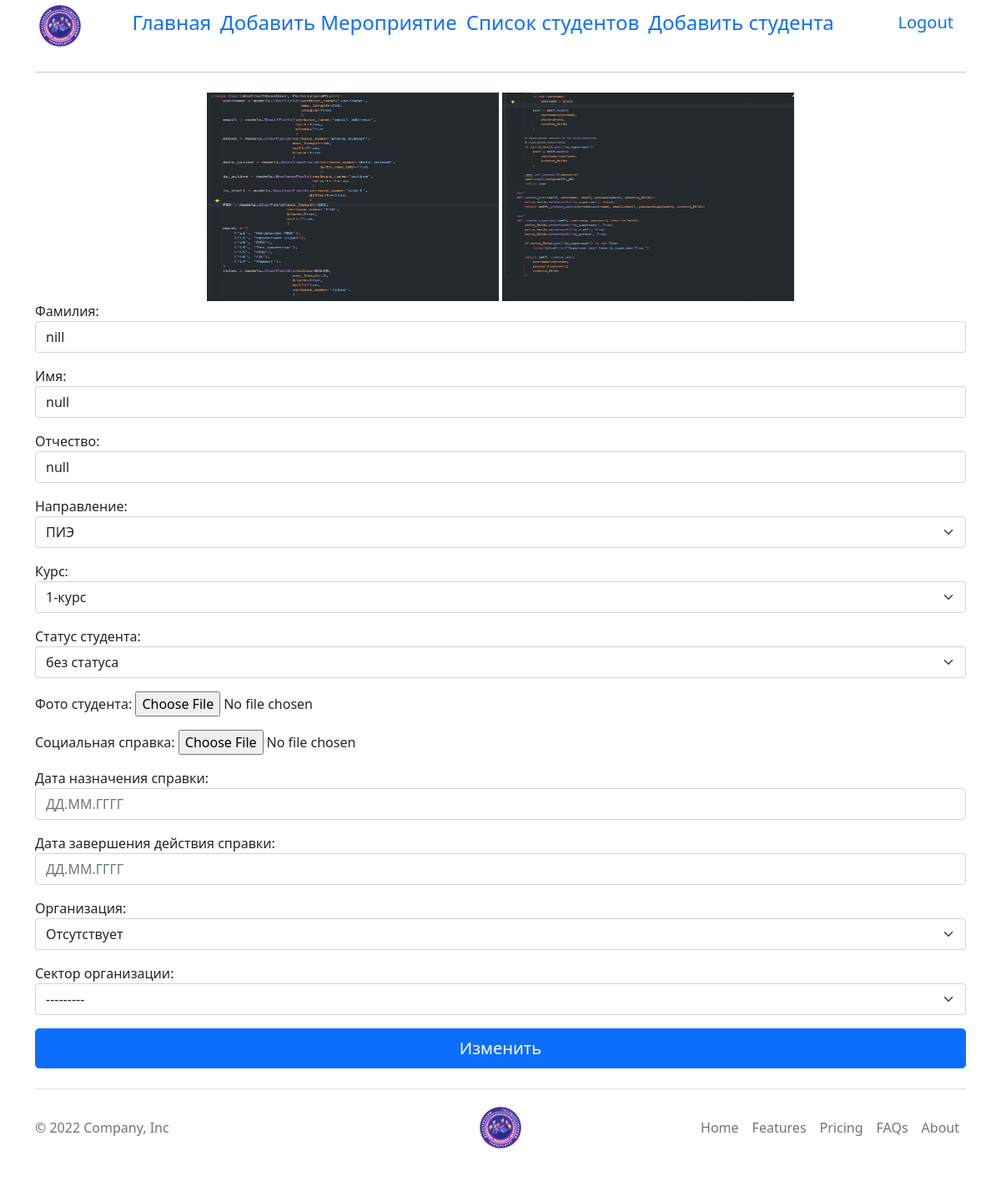
/detail_student/1/ (signed in), run on the app's committed database.
### Students/models.py (models this page shows, shortened)
class InfoStudent(models.Model):
    surname = models.CharField(max_length=255, verbose_name='Фамилия')
    name = models.CharField(max_length=255, verbose_name='Имя')
    middle_name = models.CharField(max_length=255, verbose_name='Отчество')
    full_name = models.CharField(max_length=255, verbose_name='ФОИ', blank=True)
    direction = models.ForeignKey(to='TypeDirection', verbose_name='Направление', on_delete=models.CASCADE,
                                  default=1)
    TYPE_STATUS = (
        ('1', '1-курс'),
        ('1-1', '1-курс-академ'),
        ('1-2', '1-курс-магистратура'),
        ('2', '2-курс'),
        ('2-1', '2-курс-академ'),
        ('2-2', '2-курс-магистратура'),
        ('3', '3-курс'),
        ('3-1', '3-курс-академ'),
        ('4', '4-курс'),
        ('4-1', '4-курс-академ'),
    )
    course = models.CharField(choices=TYPE_STATUS, verbose_name='курс', default='1', max_length=3)
    student_status = models.ForeignKey(to='StatusStudent', verbose_name='статус студента',
                                       on_delete=models.SET_NULL, default=1, null=True)
    photo_student = models.FileField(upload_to='photo/%Y/%m.%d/', verbose_name='фото студента',
                                     default='default_img/default.png', )
    photo_social_reference = models.FileField(upload_to='social_reference/', verbose_name='Социальная справка',
                                              default='default_img/default.png', )
    start_social_reference = models.DateField(verbose_name='дата назначения справки', blank=True, null=True)
    end_social_reference = models.DateField(verbose_name='дата завершения действия справки', blank=True, null=True)
    ORGANIZATION = (
        ('К', 'КДМ'),
        ('П', 'ПРОФКОМ'),
        ('С', 'СНО'),
        ('О', 'Отсутствует'),
    )
    organization = models.CharField(choices=ORGANIZATION, verbose_name='организация', max_length=1, default='О')
    organization_sector = models.ForeignKey(to='OrganizationSector', verbose_name='Сектор организации',
                                            on_delete=models.SET_NULL, null=True)
    time_create = models.DateTimeField(auto_now_add=True, verbose_name='дата создания', )
    time_update = models.DateTimeField(auto_now=True, verbose_name='дата изменения', )
    class Meta:
        db_table = 'InfoStudent'

class TypeDirection(models.Model):
    name = models.CharField(verbose_name='Направление', max_length=255, )
    class Meta:
        db_table = 'TypeDirection'
    def __str__(self):
        return self.name

class StatusStudent(models.Model):
    name = models.CharField(verbose_name='статус', max_length=255, )
    class Meta:
        db_table = 'StatusStudent'
    def __str__(self):
        return self.name

class OrganizationSector(models.Model):
    name = models.CharField(verbose_name='Сектор организации', max_length=255, )
    class Meta:
        db_table = 'OrganizationSector'
    def __str__(self):
        return self.name

### Students/views.py (the view, shortened to what this page needs)
# urls.py: path('detail_student/<int:pk>/', DetailStudent.as_view(), name='detail_student'),
class DetailStudent(LoginRequiredMixin, View):
    def get(self, request, pk):
        model = InfoStudent.objects.get(id=pk)
        form = FormFullRegisterStudent(instance=model)
        return render(request, 'Students/for_base/detail_student.html',
                      {'form': form, 'student': model, 'menu': menu, 'pk': pk})

### Students/templates/Students/for_base/detail_student.html (shortened to what this page needs)
{% extends 'Students/Base_student.html' %}
{% block content %}
    <div class="container">
        {% if request.user.roles == "B" %}
            <div class="detailstudent">
                <img src="{{ student.photo_student.url }}" alt="фото студента" width="350px" height="250px"
                     class="photostudent">
            </div>
            <h3 class="infostudent">ФИО: <span>{{ student.get_full_name }}</span></h3>
            <h3 class="infostudent">Статус студента: <span>{{ student.student_status }}</span></h3>
            <h3 class="infostudent">Курс: <span>{{ student.get_course_display }}</span></h3>
            <h3 class="infostudent">Направление: <span>{{ student.direction }}</span></h3>
            {% if student.social_status %}
                <h3 class="infostudent">Социальная справка: <span>есть</span></h3>
            {% else %}
                <h3 class="infostudent">Социальная справка: <span>нету</span></h3>
            {% endif %}
            <h3 class="infostudent">Направление: <a href="{{ student.photo_social_reference.url }}"
                                                    style="color: #46b4e3; text-decoration: none;">Социальная справка</a></h3>
            <h3 class="infostudent">Направление: <span>{{ student.direction }}</span></h3>
        {% elif request.user.roles == 'T' %}
            <form action="." method="post" enctype="multipart/form-data">
                <div class="detailstudent">
                    <img src="{{ student.photo_student.url }}" alt="фото студента" width="350px" height="250px"
                         class="photostudent">
                    <a href="{{ student.photo_social_reference.url }}"><img
                            src="{{ student.photo_social_reference.url }}" alt="фото студента"
                            width="350px" height="250px"
                            class="photostudent"></a>
                </div>
                {{ form.as_p }}
                <input type="submit" value="Изменить" class="w-100 btn btn-primary btn-lg">
            </form>
        {% endif %}
    </div>
{% endblock %}

### static/css/style.css (style rules this page uses)
.detailstudent { text-align: center; }

### data on the page
InfoStudent: photo_student (picture), photo_social_reference (placeholder picture), surname "nill", name "null", middle_name "null", direction "ПИЭ", course "1-курс", student_status "без статуса", organization "Отсутствует", organization_sector "---------"

### other printed values
{{ element.title }} "Главная" "Добавить Мероприятие" "Список студентов" "Добавить студента"
